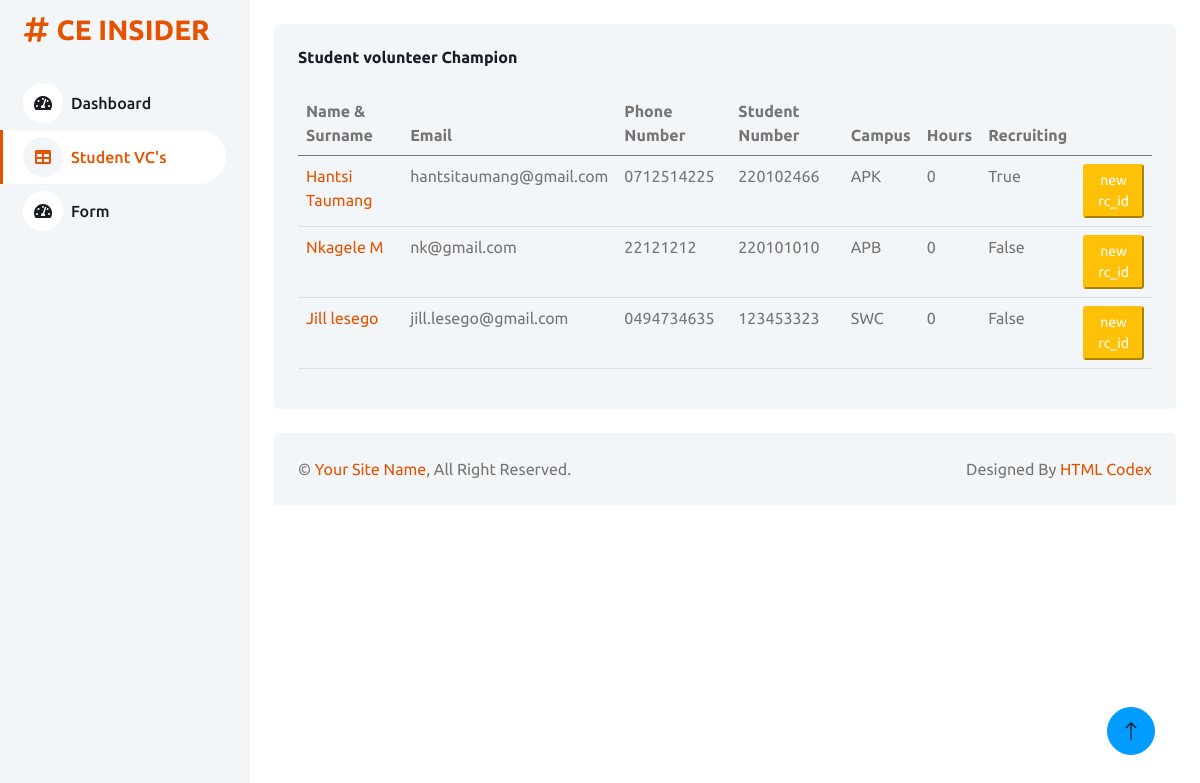
The page /student-vcs/ on the database as committed earlier.
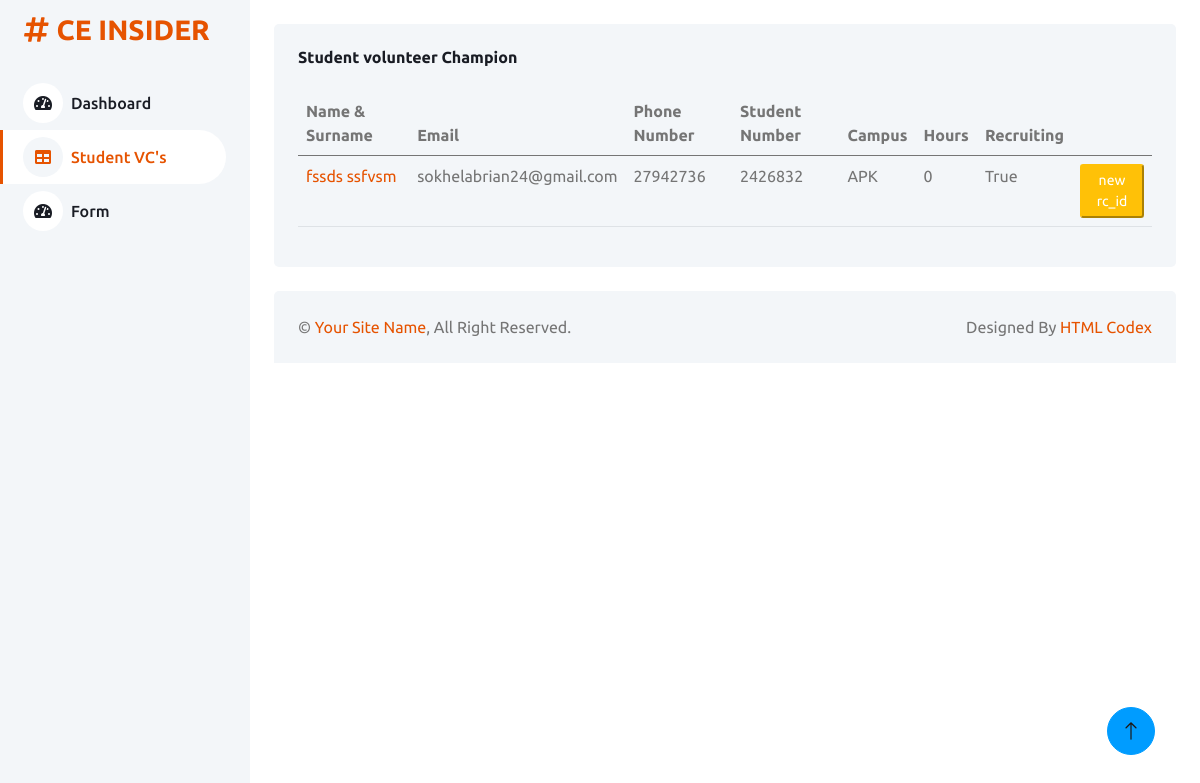
The same page on the database as committed later.
### SVC/models.py (models this page shows, shortened)
class Volunteer(models.Model):
  choices_cmp = (
    ('APK', 'APK'),
    ('APB', 'APB'),
    ('SWC', 'SWC'),
    ('DFC', 'DFC'),
  )
  choices_gnd = (
    ('M', 'Male'),
    ('F', 'Female'),
  )
  name = models.CharField(max_length=50)
  surname = models.CharField(max_length=50)
  email = models.EmailField()
  gender = models.CharField(max_length=7, choices=choices_gnd, null=True)
  campus = models.CharField(max_length=3,choices=choices_cmp)
  cellphone = models.CharField(max_length=10)
  date_joined = models.DateField(auto_now_add=True, blank=True)
  access_number = models.CharField(max_length=9)
  hours_completed = models.IntegerField(default=0)
  active = models.BooleanField(default=False)
  class meta:
    abstract = True

class Student(Volunteer):
  FALCULTIES = (
    ('Faculty of Science', 'Faculty of Science'),
    ('Faculty of Education', 'Faculty of Eduction'),
    ('Faculty of Humanities', 'Faculty of Humanities'),
    ('Faculty of Law', 'Faculty of Law'),
    ('Faculty of Health Sciences', 'Faculty of Health Sciences'),
    ('Faculty of Arts, Design and Architecture', 'Faculty of Arts, Design and Architecture'),
    ('College of Business and Economics','College of Business and Economics'),
    ('Faculty of Engineering and The Built Enviroment','Faculty of Engineering and The Built Enviroment'),
  )
  '''
  every student has a number of recruits and optionally, a recruiter(relationship where many
  students can be recruited by one recruiter/student)'''
  recruiter = models.ForeignKey('self', on_delete=models.SET_NULL, null=True, blank=True)
  faculty = models.CharField(max_length=100, choices=FALCULTIES)
  course  =  models.CharField(max_length=80)
  recruiting_id = models.CharField(max_length=64, null=True, blank=True)
  goal= models.CharField(max_length=50, choices=SD_GOALS)

class Volunteer(models.Model):
  choices_cmp = (
    ('APK', 'APK'),
    ('APB', 'APB'),
    ('SWC', 'SWC'),
    ('DFC', 'DFC'),
  )
  choices_gnd = (
    ('M', 'Male'),
    ('F', 'Female'),
  )
  name = models.CharField(max_length=50)
  surname = models.CharField(max_length=50)
  email = models.EmailField()
  gender = models.CharField(max_length=7, choices=choices_gnd, null=True)
  campus = models.CharField(max_length=3,choices=choices_cmp)
  cellphone = models.CharField(max_length=10)
  date_joined = models.DateField(auto_now_add=True, blank=True)
  access_number = models.CharField(max_length=9)
  hours_completed = models.IntegerField(default=0)
  active = models.BooleanField(default=False)
  class meta:
    abstract = True

### SVC/views.py (the view)
# urls.py: path('student-vcs/', views.StudentVolunteers.as_view(), name='vcs'),
class StudentVolunteers(ListView):
    model = Student
    queryset = Student.objects.all()
    context_object_name = 'students'
    template_name = 'table.html'

### templates/table.html (shortened to what this page needs)
{%load static%}
<!DOCTYPE html>
<html lang="en">
<head>
    <link href="https://cdnjs.cloudflare.com/ajax/libs/font-awesome/5.10.0/css/all.min.css" rel="stylesheet">
    <link href="https://cdn.jsdelivr.net/npm/bootstrap-icons@1.4.1/font/bootstrap-icons.css" rel="stylesheet">
    <link href="{% static 'lib/owlcarousel/assets/owl.carousel.min.css' %}" rel="stylesheet">
    <link href="{% static 'lib/tempusdominus/css/tempusdominus-bootstrap-4.min.css' %}" rel="stylesheet" />
    <link href="{% static 'css/bootstrap.min.css' %}" rel="stylesheet">
    <link href="{% static 'css/style.css' %}" rel="stylesheet">
</head>
<body>
    <div class="container-xxl position-relative bg-white d-flex p-0">
        <div class="sidebar pe-4 pb-3">
            <nav class="navbar bg-light navbar-light">
                <a href="index.html" class="navbar-brand mx-4 mb-3">
                    <h3 class="uj-color"><i class="fa fa-hashtag me-2"></i>CE INSIDER</h3>
                </a>
                <div class="navbar-nav w-100">
                    <a href="/" class="nav-item nav-link"><i class="fa fa-tachometer-alt me-2"></i>Dashboard</a>
                    <a href="{% url 'vcs' %}" class="nav-item nav-link active"><i class="fa fa-table me-2"></i>Student VC's</a>
                    <a href="{% url 'recruitment-form' %}" class="nav-item nav-link"><i class="fa fa-tachometer-alt me-2"></i>Form</a>
                </div>
            </nav>
        </div>
        <div class="content">
            <div class="container-fluid pt-4 px-4">
                <div class="row g-4">
                    <div class="col-12">
                        <div class="bg-light rounded h-100 p-4">
                            <h6 class="mb-4">Student volunteer Champion</h6>
                            <div class="table-responsive ">
                                <table class="table">
                                    <thead>
                                        <tr>
                                            <th scope="col">Name & Surname</th>
                                            <th scope="col">Email</th>
                                            <th scope="col">Phone Number</th>
                                            <th scope="col">Student Number</th>
                                            <th scope="col">Campus</th>
                                            <th scope="col">Hours</th>
                                            <th scope="col">Recruiting</th>
                                            <th scope="col"></th>
                                        </tr>
                                    </thead>
                                    <tbody>
                                        {% for student in students %}
                                        <tr>
                                            <td><a href="#">{{student.name}} {{student.surname}}</a></td>
                                            <td>{{student.email}}</td>
                                            <td>{{student.cellphone}}</td>
                                            <td>{{student.access_number}}</td>
                                            <td>{{student.campus}}</td>
                                            <td>{{student.hours_completed}}</td>
                                            {% if student.recruiting_id %}
                                            <td>True</td>
                                            {% else %}
                                            <td>False</td>
                                            {% endif %}
                                            <td>
                                                <button type="button" class="btn-sm btn-warning" >
                                                    <a href="{% url 'new-rc-id' pk=student.pk %}" style="color:white;!important">new rc_id</a>
                                                </button>
                                            </td>
                                        </tr>
                                        {% endfor %}
                                    </tbody>
                                </table>
                            </div>
                        </div>
                    </div>
                </div>
            </div>
            <div class="container-fluid pt-4 px-4">
                <div class="bg-light rounded-top p-4">
                    <div class="row">
                        <div class="col-12 col-sm-6 text-center text-sm-start">
                            &copy; <a href="#">Your Site Name</a>, All Right Reserved.
                        </div>
                        <div class="col-12 col-sm-6 text-center text-sm-end">
                            Designed By <a href="https://htmlcodex.com">HTML Codex</a>
                        </div>
                    </div>
                </div>
            </div>
        </div>
        <a href="#" class="btn btn-lg btn-primary btn-lg-square back-to-top"><i class="bi bi-arrow-up"></i></a>
    </div>
</body>
</html>

### static/css/style.css (style rules this page uses)
* { font-family: 'Ubuntu', sans-serif;; }
:root { --primary: #e65300; --light: #F3F6F9; --dark: #191C24; }
.uj-color { color: var(--primary); }
.back-to-top { position: fixed; display: none; right: 45px; bottom: 45px; z-index: 99; }
.btn { transition: .5s; }
.btn.btn-primary { color: #1e1611; }
.btn-lg-square { width: 48px; height: 48px; }
.btn-square, .btn-sm-square, .btn-lg-square { padding: 0; display: inline-flex; align-items: center; justify-content: center; font-weight: normal; border-radius: 50px; }
.sidebar { position: fixed; top: 0; left: 0; bottom: 0; width: 250px; height: 100vh; overflow-y: auto; background: var(--light); transition: 0.5s; z-index: 999; }
.content { margin-left: 250px; min-height: 100vh; background: #FFFFFF; transition: 0.5s; }
@media (min-width: 992px) { .sidebar { margin-left: 0; } }
@media (min-width: 992px) { .content { width: calc(100% - 250px); } }
.sidebar .navbar .navbar-nav .nav-link { padding: 7px 20px; color: var(--dark); font-weight: 500; border-left: 3px solid var(--light); border-radius: 0 30px 30px 0; outline: none; }
.sidebar .navbar .navbar-nav .nav-link:hover, .sidebar .navbar .navbar-nav .nav-link.active { color: var(--primary); background: #FFFFFF; border-color: var(--primary); }
.sidebar .navbar .navbar-nav .nav-link i { width: 40px; height: 40px; display: inline-flex; align-items: center; justify-content: center; background: #FFFFFF; border-radius: 40px; }
.sidebar .navbar .navbar-nav .nav-link:hover i, .sidebar .navbar .navbar-nav .nav-link.active i { background: var(--light); }

Rows that differ between the two databases and show on the page:
removed Student: name "Nkagele", surname "M", email "nk@gmail.com", cellphone "22121212", access_number "220101010", campus "APB", hours_completed "0", shows "False"
removed Student: name "Jill", surname "lesego", email "jill.lesego@gmail.com", cellphone "0494734635", access_number "123453323", campus "SWC", hours_completed "0", shows "False"
changed Student "APK": name "Hantsi" → "fssds"; surname "Taumang" → "ssfvsm"; email "hantsitaumang@gmail.com" → "sokhelabrian24@gmail.com"; cellphone "0712514225" → "27942736"; access_number "220102466" → "2426832"
